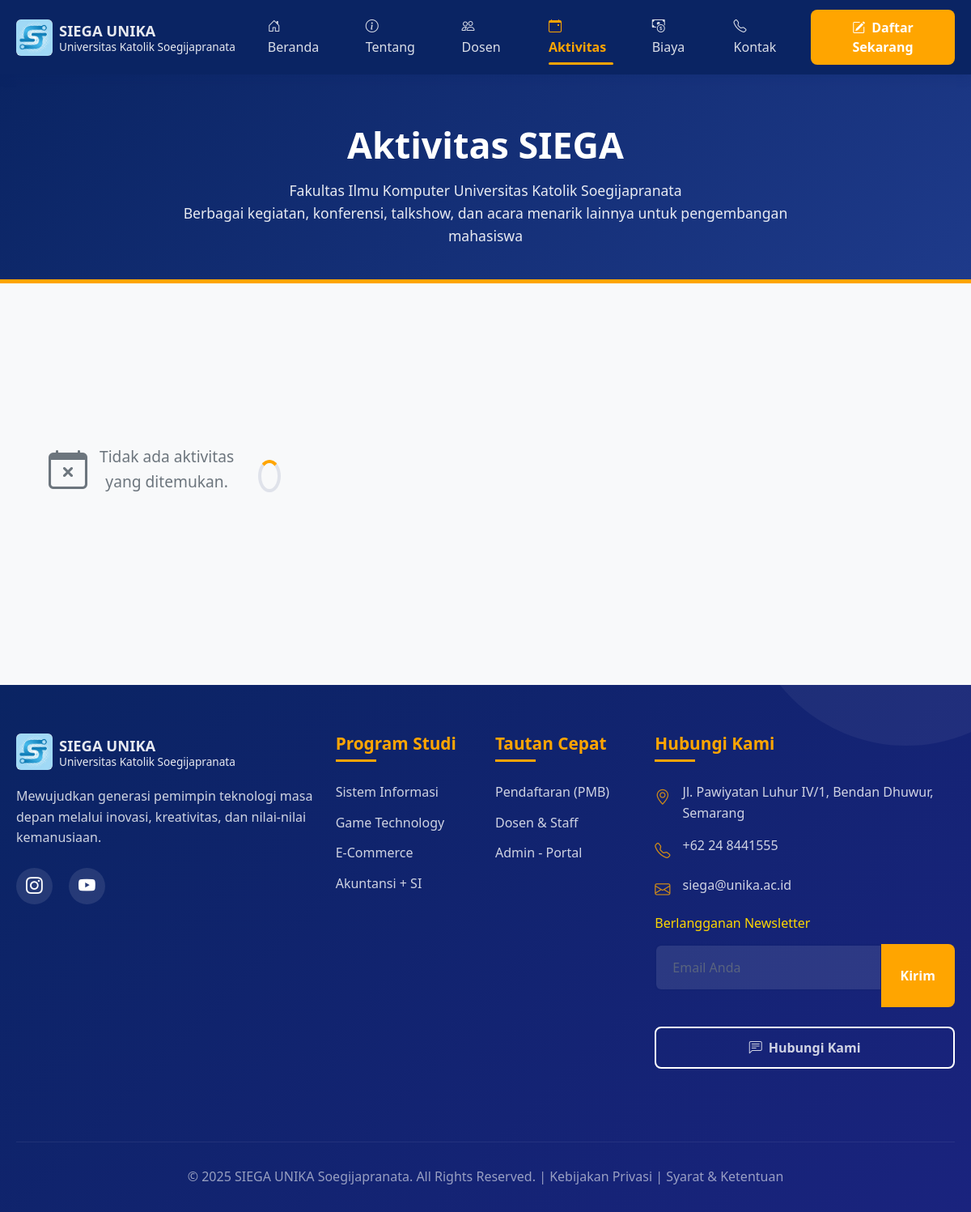
Before: /page/aktivitas.php with the older database file.
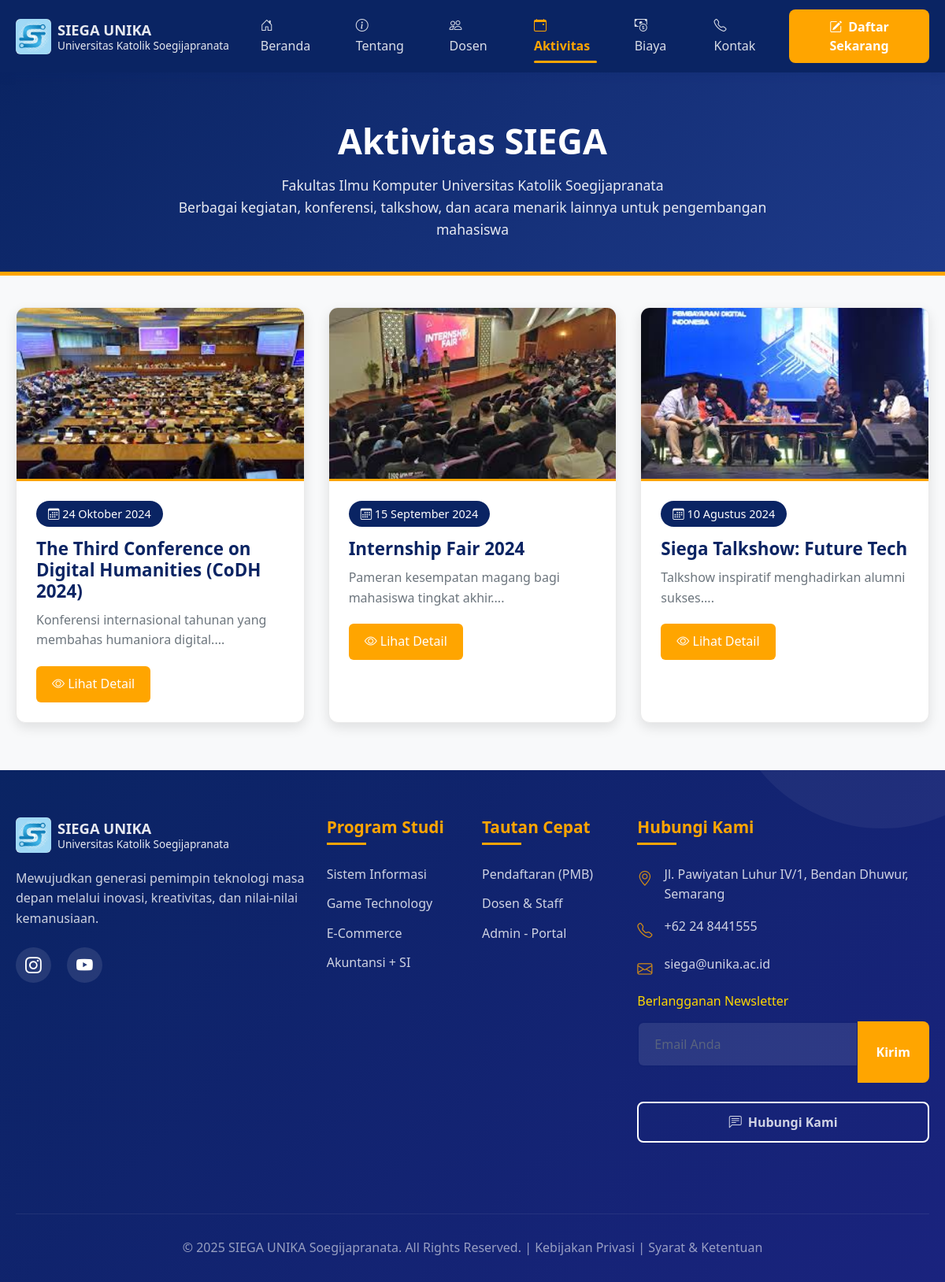
After: the same page with the newer database file.
### tables this page shows
CREATE TABLE `tb_aktivitas` (
  `id` int NOT NULL,
  `judul` varchar(200) NOT NULL,
  `deskripsi` text,
  `tanggal` date NOT NULL,
  `foto` varchar(255) DEFAULT NULL
);

### page/aktivitas.php (the view, shortened to what this page needs)
<!DOCTYPE html>
<html lang="en">
<head>
    <link href="https://cdn.jsdelivr.net/npm/bootstrap@5.3.2/dist/css/bootstrap.min.css" rel="stylesheet" />
    <link rel="stylesheet" href="https://cdn.jsdelivr.net/npm/bootstrap-icons@1.10.0/font/bootstrap-icons.css">
</head>
<body>
    <?php include 'navbar.php'; ?>
    <?php
    $host = 'localhost';
    $dbname = 'siega_uas';
    $username = 'root';
    $password = '';
    try {
        $pdo = new PDO("mysql:host=$host;dbname=$dbname;charset=utf8", $username, $password);
        $pdo->setAttribute(PDO::ATTR_ERRMODE, PDO::ERRMODE_EXCEPTION);
    } catch(PDOException $e) {
        die("Koneksi database gagal: " . $e->getMessage());
    }
    $stmt = $pdo->prepare("SELECT * FROM tb_aktivitas ORDER BY tanggal DESC");
    $stmt->execute();
    $aktivitas = $stmt->fetchAll(PDO::FETCH_ASSOC);
    function formatTanggal($tanggal) {
        $bulan = array(
            'Januari', 'Februari', 'Maret', 'April', 'Mei', 'Juni',
            'Juli', 'Agustus', 'September', 'Oktober', 'November', 'Desember'
        );
        $date = new DateTime($tanggal);
        return $date->format('j') . ' ' . $bulan[(int)$date->format('m') - 1] . ' ' . $date->format('Y');
    }
    ?>
    <div class="aktivitas-header">
        <div class="container">
            <h1>Aktivitas SIEGA</h1>
            <p>Fakultas Ilmu Komputer Universitas Katolik Soegijapranata</p>
            <p>Berbagai kegiatan, konferensi, talkshow, dan acara menarik lainnya untuk pengembangan mahasiswa</p>
        </div>
    </div>
    <div class="container">
        <div class="aktivitas-grid">
            <?php if(count($aktivitas) > 0): ?>
                <?php foreach($aktivitas as $row): ?>
                    <div class="aktivitas-card">
                        <?php if($row['foto']): ?>
                            <img src="../asset/aktivitas/<?php echo htmlspecialchars($row['foto']); ?>"
                                 alt="<?php echo htmlspecialchars($row['judul']); ?>"
                                 class="aktivitas-img"
                                 onerror="this.src='../asset/aktivitas/default.jpg'">
                        <?php else: ?>
                            <div class="aktivitas-img" style="background: var(--primary); display: flex; align-items: center; justify-content: center; color: white; font-size: 1.2rem;">
                                <i class="bi bi-calendar-event" style="font-size: 3rem;"></i>
                            </div>
                        <?php endif; ?>
                        <div class="aktivitas-info">
                            <span class="aktivitas-date">
                                <i class="bi bi-calendar3"></i> <?php echo formatTanggal($row['tanggal']); ?>
                            </span>
                            <h3><?php echo htmlspecialchars($row['judul']); ?></h3>
                            <?php if($row['deskripsi']): ?>
                                <div class="aktivitas-deskripsi">
                                    <?php echo nl2br(htmlspecialchars(substr($row['deskripsi'], 0, 150) . '...')); ?>
                                </div>
                            <?php endif; ?>
                            <a href="detail_aktivitas.php?id=<?php echo $row['id']; ?>"
                               class="btn-detail"
                               data-bs-toggle="modal"
                               data-bs-target="#aktivitasModal<?php echo $row['id']; ?>">
                                <i class="bi bi-eye"></i> Lihat Detail
                            </a>
                        </div>
                    </div>
                <?php endforeach; ?>
            <?php else: ?>
                <div class="col-12 text-center py-5">
                    <div class="loading">
                        <i class="bi bi-calendar-x" style="font-size: 3rem; margin-bottom: 15px; display: block;"></i>
                        <p>Tidak ada aktivitas yang ditemukan.</p>
                    </div>
                </div>
            <?php endif; ?>
        </div>
    </div>
    <?php include 'footer.php'; ?>
</body>
</html>

### page/navbar.php (shortened to what this page needs)
<!DOCTYPE html>
<html lang="id">
<head>
    <link href="https://cdn.jsdelivr.net/npm/bootstrap@5.3.2/dist/css/bootstrap.min.css" rel="stylesheet">
    <link rel="stylesheet" href="https://cdn.jsdelivr.net/npm/bootstrap-icons@1.11.0/font/bootstrap-icons.css">
    <link rel="stylesheet" href="../asset/css/home.css">
</head>
<body>
    <nav class="navbar navbar-expand-lg sticky-top" style="background: #a0522d">
        <div class="container">
            <a class="navbar-brand text-white fw-bold d-flex align-items-center" href="home.php">
                <img src="../asset/foto/logo.jpg"
                    alt="Logo UNIKA"
                    style="width: 45px; height: 45px; object-fit: cover; border-radius: 6px;"
                    class="me-2">
                <div class="d-flex flex-column lh-sm">
                    <span style="font-size: 1.15rem; font-weight: 700;">SIEGA UNIKA</span>
                    <span style="font-size: 0.85rem; font-weight: 400;">Universitas Katolik Soegijapranata</span>
                </div>
            </a>
            <div class="collapse navbar-collapse" id="navbarNav">
                <ul class="navbar-nav ms-auto align-items-lg-center">
                    <li class="nav-item mx-2">
                        <a class="nav-link" href="home.php"><i class="bi bi-house-door me-1"></i> Beranda</a>
                    </li>
                    <li class="nav-item mx-2">
                        <a class="nav-link" href="tentang.php"><i class="bi bi-info-circle me-1"></i> Tentang</a>
                    </li>
                    <li class="nav-item mx-2">
                        <a class="nav-link" href="dosen.php"><i class="bi bi-people me-1"></i> Dosen</a>
                    </li>
                    <li class="nav-item mx-2">
                        <a class="nav-link" href="aktivitas.php"><i class="bi bi-calendar-event me-1"></i> Aktivitas</a>
                    </li>
                    <li class="nav-item mx-2">
                        <a class="nav-link" href="biaya.php"><i class="bi bi-cash-coin me-1"></i> Biaya</a>
                    </li>
                    <li class="nav-item mx-2">
                        <a class="nav-link" href="kontak.php"><i class="bi bi-telephone me-1"></i> Kontak</a>
                    </li>
                    <li class="nav-item ms-2">
                        <a href="https://pmb.unika.ac.id" target="_blank" class="btn btn-custom px-4">
                            <i class="bi bi-pencil-square me-2"></i>Daftar Sekarang
                        </a>
                    </li>
                </ul>
            </div>
        </div>
    </nav>
</body>
</html>

### page/footer.php (shortened to what this page needs)
<!DOCTYPE html>
<html lang="id">
<head>
    <link href="https://cdn.jsdelivr.net/npm/bootstrap@5.3.2/dist/css/bootstrap.min.css" rel="stylesheet">
    <link rel="stylesheet" href="https://cdn.jsdelivr.net/npm/bootstrap-icons@1.11.0/font/bootstrap-icons.css">
    <link rel="stylesheet" href="../asset/css/home.css">
</head>
<body>
    <footer class="footer-section">
        <div class="container">
            <div class="row">
                <div class="col-lg-4 col-md-6 mb-5">
                    <div class="footer-logo text-white">
                        <div>
                            <a class="navbar-brand text-white fw-bold d-flex align-items-center" href="home.php">
                                <img src="../asset/foto/logo.jpg"
                                    alt="Logo UNIKA"
                                    style="width: 45px; height: 45px; object-fit: cover; border-radius: 6px;"
                                    class="me-2">
                                <div class="d-flex flex-column lh-sm">
                                    <span style="font-size: 1.15rem; font-weight: 700;">SIEGA UNIKA</span>
                                    <span style="font-size: 0.85rem; font-weight: 400;">Universitas Katolik Soegijapranata</span>
                                </div>
                            </a>
                        </div>
                    </div>
                    <p class="mb-4">
                        Mewujudkan generasi pemimpin teknologi masa depan melalui inovasi,
                        kreativitas, dan nilai-nilai kemanusiaan.
                    </p>
                    <div class="social-icons">
                        <a href="#"><i class="bi bi-instagram"></i></a>
                        <a href="#"><i class="bi bi-youtube"></i></a>
                    </div>
                </div>
                <div class="col-lg-2 col-md-6 mb-5">
                    <div class="footer-links">
                        <h5>Program Studi</h5>
                        <a href="#">Sistem Informasi</a>
                        <a href="#">Game Technology</a>
                        <a href="#">E-Commerce</a>
                        <a href="#">Akuntansi + SI</a>
                    </div>
                </div>
                <div class="col-lg-2 col-md-6 mb-5">
                    <div class="footer-links">
                        <h5>Tautan Cepat</h5>
                        <a href="https://pmb.unika.ac.id" target="_blank">Pendaftaran (PMB)</a>
                        <a href="dosen.php">Dosen & Staff</a>
                        <a href="../login/login.php">Admin - Portal</a>
                    </div>
                </div>
                <div class="col-lg-4 col-md-6 mb-5">
                    <div class="footer-links">
                        <h5>Hubungi Kami</h5>
                        <div class="contact-info mb-3">
                            <p><i class="bi bi-geo-alt"></i> Jl. Pawiyatan Luhur IV/1, Bendan Dhuwur, Semarang</p>
                            <p><i class="bi bi-telephone"></i> +62 24 8441555</p>
                            <p><i class="bi bi-envelope"></i> siega@unika.ac.id</p>
                        </div>
                        <div class="mb-4">
                            <h6 class="mb-3" style="color: #ffd700;">Berlangganan Newsletter</h6>
                            <div class="input-group">
                                <input type="email" class="form-control newsletter-input" placeholder="Email Anda">
                                <button class="btn newsletter-btn">Kirim</button>
                            </div>
                        </div>
                        <a href="kontak.php" class="btn btn-footer">
                            <i class="bi bi-chat-left-text me-2"></i>Hubungi Kami
                        </a>
                    </div>
                </div>
            </div>
            <div class="row">
                <div class="col-12">
                    <div class="copyright text-center">
                        <p class="mb-0">
                            &copy; <?php echo date('Y'); ?> SIEGA UNIKA Soegijapranata.
                            All Rights Reserved. |
                            <a href="#" class="text-white text-decoration-none">Kebijakan Privasi</a> |
                            <a href="#" class="text-white text-decoration-none">Syarat & Ketentuan</a>
                        </p>
                    </div>
                </div>
            </div>
        </div>
    </footer>
</body>
</html>

### asset/css/home.css (style rules this page uses)
:root { --primary: #0A2463; --secondary: #FFA500; --accent: #FF6B35; --dark: #1A1A2E; --light: #F8F9FA; --gray: #6C757D; --white: #FFFFFF; --blue-light: #1E3A8A; }
* { margin: 0; padding: 0; box-sizing: border-box; font-family: 'Segoe UI', Tahoma, Geneva, Verdana, sans-serif; }
body { background-color: var(--light); color: var(--dark); line-height: 1.6; }
.navbar { background: var(--primary) !important; box-shadow: 0 4px 12px rgba(10, 36, 99, 0.15); padding: 12px 0; }
.navbar-brand { font-size: 1.5rem; transition: transform 0.3s ease; }
.navbar-brand span { font-size: 0.85rem; opacity: 0.9; }
.nav-link { color: rgba(255, 255, 255, 0.85) !important; font-weight: 500; padding: 8px 16px !important; border-radius: 6px; transition: all 0.3s ease; position: relative; }
.nav-link.active-link { color: var(--secondary) !important; font-weight: 600; }
.nav-link.active-link::after { content: ''; position: absolute; bottom: 0; left: 16px; right: 16px; height: 3px; background-color: var(--secondary); border-radius: 3px; }
.btn-custom { background-color: var(--secondary) !important; color: var(--white) !important; font-weight: 600; border-radius: 8px; padding: 10px 24px; border: none; transition: all 0.3s ease; }
.footer-section { display: flex; align-items: center; justify-content: space-between; padding: 80px 5%; background: linear-gradient(135deg, var(--primary) 0%, #1A237E 100%); color: var(--white); min-height: 500px; position: relative; overflow: hidden; }
.footer-section::before { content: ''; position: absolute; top: -50%; right: -10%; width: 400px; height: 400px; background: rgba(255, 255, 255, 0.05); border-radius: 50%; z-index: 1; }
.footer-section { background: linear-gradient(135deg, #0A2463 0%, #1A237E 100%); color: var(--white); padding: 60px 0 30px; }
.footer-logo { display: flex; align-items: center; font-size: 1.8rem; font-weight: 700; margin-bottom: 20px; }
.footer-logo span { font-size: 1rem; font-weight: 400; opacity: 0.9; }
.footer-section p { opacity: 0.8; margin-bottom: 25px; }
.social-icons { display: flex; gap: 20px; }
.social-icons a { display: inline-flex; align-items: center; justify-content: center; width: 45px; height: 45px; background-color: rgba(255, 255, 255, 0.1); border-radius: 50%; color: var(--white); font-size: 1.3rem; transition: all 0.3s ease; }
.footer-links h5 { color: var(--secondary); font-size: 1.3rem; font-weight: 700; margin-bottom: 25px; position: relative; padding-bottom: 10px; }
.footer-links h5::after { content: ''; position: absolute; bottom: 0; left: 0; width: 50px; height: 3px; background-color: var(--secondary); }
.footer-links a { display: block; color: rgba(255, 255, 255, 0.8); text-decoration: none; margin-bottom: 12px; transition: all 0.3s ease; }
.contact-info p { display: flex; align-items: flex-start; margin-bottom: 15px; }
.contact-info i { color: var(--secondary); margin-right: 15px; font-size: 1.2rem; margin-top: 3px; }
.newsletter-input { background-color: rgba(255, 255, 255, 0.1); border: 1px solid rgba(255, 255, 255, 0.2); color: var(--white); border-radius: 8px 0 0 8px !important; padding: 12px 20px; }
.newsletter-input::placeholder { color: rgba(255, 255, 255, 0.6); }
.newsletter-btn { background-color: var(--secondary) !important; color: var(--white) !important; font-weight: 600; border-radius: 0 8px 8px 0 !important; padding: 12px 24px; border: none; transition: all 0.3s ease; }
.btn-footer { background-color: transparent; color: var(--white); border: 2px solid var(--white); padding: 12px 24px; font-weight: 600; border-radius: 8px; text-decoration: none; display: inline-flex; align-items: center; transition: all 0.3s ease; }
.copyright { border-top: 1px solid rgba(255, 255, 255, 0.1); padding-top: 30px; margin-top: 30px; opacity: 0.7; }
.container { max-width: 1200px; margin: 0 auto; padding: 0 20px; }
.form-control { border: 2px solid rgba(10, 36, 99, 0.1); border-radius: 10px; padding: 15px 20px; font-size: 1rem; transition: all 0.3s ease; margin-bottom: 20px; }
.form-control::placeholder { color: var(--gray); opacity: 0.7; }
.loading { display: flex; justify-content: center; align-items: center; min-height: 300px; font-size: 1.2rem; color: var(--gray); }
.loading::after { content: ''; width: 40px; height: 40px; border: 4px solid rgba(10, 36, 99, 0.1); border-top: 4px solid var(--secondary); border-radius: 50%; margin-left: 15px; animation: spin 1s linear infinite; }

Changed rows visible on the page:
added tb_aktivitas: foto (picture), tanggal "24 Oktober 2024", judul "The Third Conference on Digital Humanities (CoDH 2024)", deskripsi "Konferensi internasional tahunan yang membahas humaniora digital...."
added tb_aktivitas: foto (picture), tanggal "15 September 2024", judul "Internship Fair 2024", deskripsi "Pameran kesempatan magang bagi mahasiswa tingkat akhir...."
added tb_aktivitas: foto (picture), tanggal "10 Agustus 2024", judul "Siega Talkshow: Future Tech", deskripsi "Talkshow inspiratif menghadirkan alumni sukses...."
Other visible differences:
text no longer shown: "Tidak ada aktivitas yang ditemukan."
